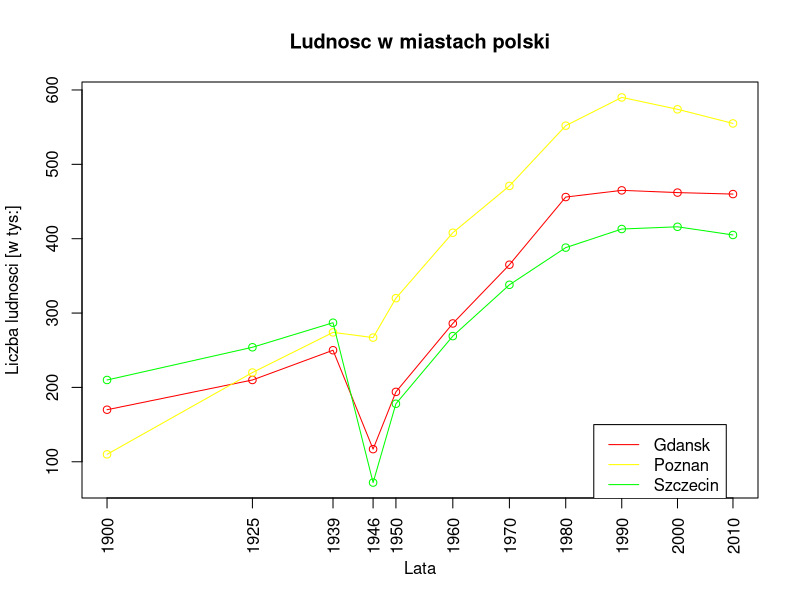

Generate this figure with R:
ludnosc <- read.csv(file="ludnosc.csv", header=TRUE, sep=",")
#Rok <- c(1900,1925,1939,1946,1950,1960,1970,1980,1990,2000,2010)
#Gdansk <- c(170,210,250,117,194,286,365,456,465,462,460)
#Poznan <- c(110,220,274,267,320,408,471,552,590,574,555)
#Szczecin <- c(210,254,287,72,178,269,338,388,413,416,405)
Rok <- ludnosc$Rok
Gdansk <- ludnosc$Gdansk
Poznan <- ludnosc$Poznan
Szczecin <- ludnosc$Szczecin
all <- c(Gdansk,Poznan,Szczecin)
up = max(all)
down = min(all)
plot(Rok, Gdansk,xaxt="n",ylim=c(down,up),
     type = "o", 
     col = "red", 
     lwd = 1,
     xlab = "Lata",
     ylab = "Liczba ludnosci [w tys:]",
     main = "Ludnosc w miastach polski",
    log = "x")  
axis(1, at=Rok, las=2)
lines(Rok, Poznan, col="yellow", type = "o",  lwd=1)
lines(Rok, Szczecin, col="green", type = "o",  lwd=1)
legend(x = 1985, y = 150, legend = c("Gdansk","Poznan","Szczecin"), col = c("red","yellow","green"),lty=1,lwd=1)
